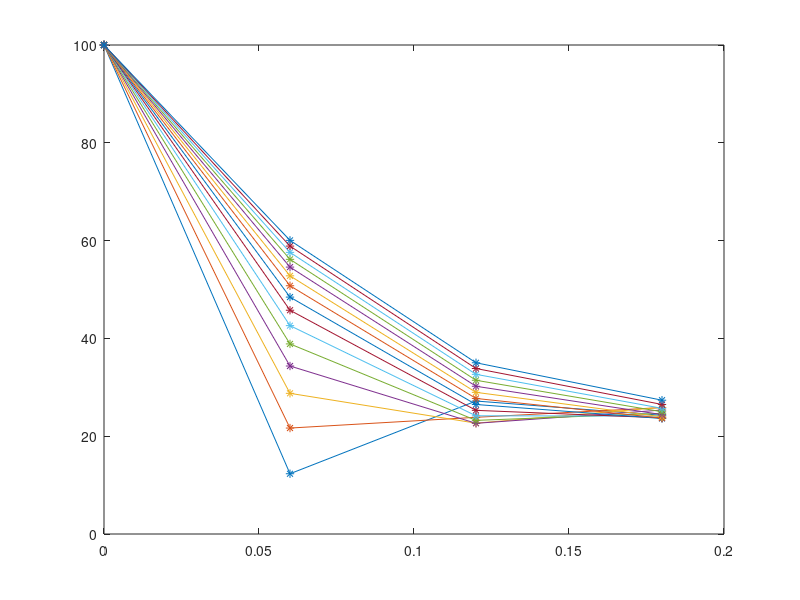
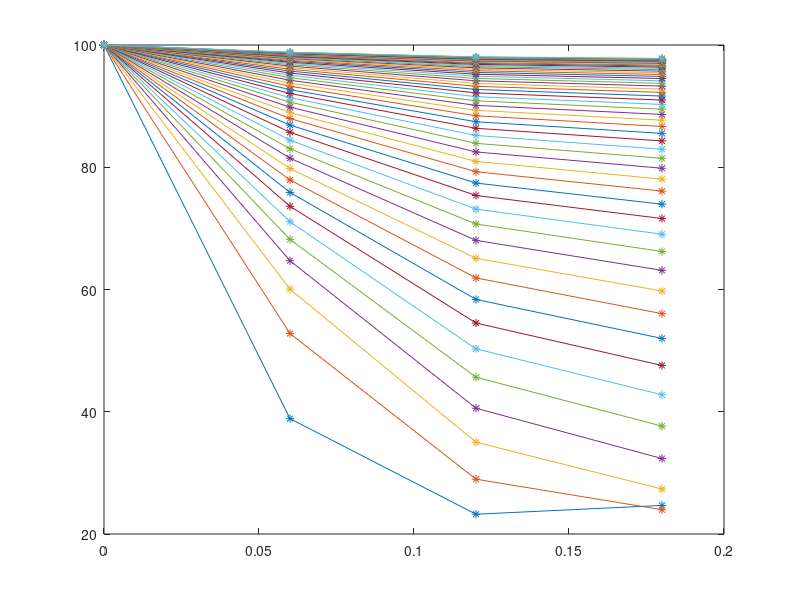
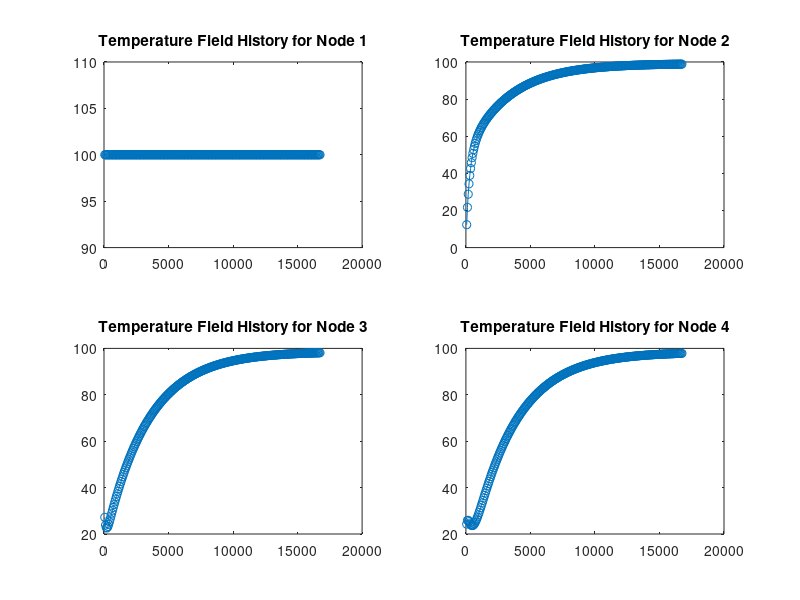

Write the MATLAB code that produced these figures, in order. (Note: this script raises an error after producing the figures.)
%% Problem 2 (transient)
clear
clc
format shortg
% Steady State Part
%constants
k = 15;                     %w/m*c_
t_water = 100;                %celcius

h = 17;                      %w/m^2*c 
t_air = 25;                  %celcius

l = 18/100;                   %18cm in meters
element_length = l/3;
w = 0.2/100; % 0.2 cm in meters
h = 1.25/100; %1.25 cm in meters
area = w*h;
perimeter = 2 *(w+h);

%fea setup
elements = 3;
nodes = elements + 1;
k_matrix = zeros(nodes,nodes);
heat_matrix = zeros(nodes,1);

%2d conduction convection
c1 = (k * area)/element_length; %1d conduction coefficient
c2 = (h*perimeter*element_length)/6; %element convenction coefficient
c3 = (h*t_air*perimeter*element_length)/2; %heat coefficient

cond_stiff = c1 *[1,-1; -1,1 ];
conv_stiff = c2 *[2,1; 1,2];
element_heat_matrix = c3 *[1;1];

%create element relations
for n = 1:elements
        elations (n, 1) = n;
        elations (n, 2) = n+1;
end

%global matrix creation
for element_counter = 1:elements
    n1 = elations(element_counter,1);
    n2 = elations(element_counter,2);
    k_local = cond_stiff + conv_stiff;
    
    k_matrix(n1,n1) = k_matrix(n1,n1) + k_local(1,1);
    k_matrix(n1,n2) = k_matrix(n1,n2) + k_local(1,2);
    k_matrix(n2,n1) = k_matrix(n2,n1) + k_local(2,1);
    k_matrix(n2,n2) = k_matrix(n2,n2) + k_local(2,2);
    
    heat_matrix (n1,1) = heat_matrix(n1,1) + element_heat_matrix(1,1);
    heat_matrix (n2,1) = heat_matrix(n2,1) + element_heat_matrix(2,1);
end

%apply bc's and solve for remaining temps
k_mod = k_matrix;

%constant temp boundary condition at node 1
k_mod(1,:)=0;
k_mod(1,1)= 1;
heat_matrix(1,1) = t_water;

%end open to convection boundary condition
free_end = nodes; %free end is last node hence this variable
k_mod(free_end,free_end) = k_mod(free_end,free_end) + h*area;
heat_matrix(free_end,1) = heat_matrix(free_end,1) + (h*area*t_air);

%find steady state nodal temps
nodal_temp = k_mod\heat_matrix;

%plot temp along the fin
disp(nodal_temp)
x = linspace(0,l,nodes);
plot(x,nodal_temp)

% Transient Part
t1 = 25 * ones(nodes,1); %t1 = t_i , t2 = t_i+1
t2 = t1 * 0;
density = 8055;
specific_heat = 480;
b = 2/3; %beta
delta_t = 60; %seconds
t_max = 15 * 60 ; %15 minutes in seconds
rho_cp = density * specific_heat;

t = 0;
counter = 1;
while t<t_max
    t = t + delta_t;
    k_matrix = zeros(nodes,nodes);
    heat_matrix_RHS = zeros(nodes,1);
    
    for element_counter = 1:elements
        n1 = elations(element_counter,1);
        n2 = elations(element_counter,2);
        cond_stiff = ((k * area)/element_length) *[1,-1; -1,1 ]; 
        conv_stiff = ((h*perimeter*element_length)/6) *[2,1; 1,2];
        
        m = (rho_cp * area * element_length)/6 * [2 1; 1 2]; 
        k_local = (1/delta_t) * m + (b * (cond_stiff+conv_stiff));
        
        q_conv = (h*t_air*perimeter*element_length)/2 * [1;1];
        T_i_local = [t1(n1,1);t1(n2,1)];
        QQ = ((m* 1/delta_t) - ((1-b)*(cond_stiff+conv_stiff)))* T_i_local;
        
        k_matrix(n1,n1) = k_matrix(n1,n1) + k_local(1,1);
        k_matrix(n1,n2) = k_matrix(n1,n2) + k_local(1,2);
        k_matrix(n2,n1) = k_matrix(n2,n1) + k_local(2,1);
        k_matrix(n2,n2) = k_matrix(n2,n2) + k_local(2,2);
        
        heat_matrix_RHS(n1,1) = heat_matrix_RHS(n1,1) + QQ(1,1);
        heat_matrix_RHS(n2,1) = heat_matrix_RHS(n2,1) + QQ(2,1);
    end
    
    %apply boundary conditions
	k_mod = k_matrix;
    heat_mod = heat_matrix_RHS;
    
    %constant temp boundary condition at node 1
    bc = 1;
    k_mod(bc,:)= 0;
    k_mod(bc,bc)= 1;
    heat_mod(bc,1) = t_water; %fixed temp
      
    %convection boundary condition at node 4
    bc = 4;
    k_mod(bc,bc) = k_mod(bc,bc) + h*area;
    heat_mod(bc,1) = heat_mod(bc,1) + (h*area*t_air);
    t2 = k_mod\heat_mod;

    plot(x,t2,'*-');
    hold on
    t1 = t2;
    
    
    Time_plot(counter)=t;
    Tem_plot(counter) = t1(nodes-1);
    counter= counter+1;
end

disp(t1)

figure 
plot(Time_plot,Tem_plot,'o-')


%% Problem 2 (transient to steady state)
clear
clc
format shortg
% Steady State Part
%constants
k = 15;                     %w/m*c_
t_water = 100;                %celcius

h = 17;                      %w/m^2*c 
t_air = 25;                  %celcius

l = 18/100;                   %18cm in meters
element_length = l/3;
w = 0.2/100; % 0.2 cm in meters
h = 1.25/100; %1.25 cm in meters
area = w*h;
perimeter = 2 *(w+h);

%fea setup
elements = 3;
nodes = elements + 1;
k_matrix = zeros(nodes,nodes);
heat_matrix = zeros(nodes,1);

%2d conduction convection
c1 = (k * area)/element_length; %1d conduction coefficient
c2 = (h*perimeter*element_length)/6; %element convenction coefficient
c3 = (h*t_air*perimeter*element_length)/2; %heat coefficient

cond_stiff = c1 *[1,-1; -1,1 ];
conv_stiff = c2 *[2,1; 1,2];
element_heat_matrix = c3 *[1;1];

%create element relations
for n = 1:elements
        elations (n, 1) = n;
        elations (n, 2) = n+1;
end

%global matrix creation
for element_counter = 1:elements
    n1 = elations(element_counter,1);
    n2 = elations(element_counter,2);
    k_local = cond_stiff + conv_stiff;
    
    k_matrix(n1,n1) = k_matrix(n1,n1) + k_local(1,1);
    k_matrix(n1,n2) = k_matrix(n1,n2) + k_local(1,2);
    k_matrix(n2,n1) = k_matrix(n2,n1) + k_local(2,1);
    k_matrix(n2,n2) = k_matrix(n2,n2) + k_local(2,2);
    
    heat_matrix (n1,1) = heat_matrix(n1,1) + element_heat_matrix(1,1);
    heat_matrix (n2,1) = heat_matrix(n2,1) + element_heat_matrix(2,1);
end

%apply bc's and solve for remaining temps
k_mod = k_matrix;

%constant temp boundary condition at node 1
k_mod(1,:)=0;
k_mod(1,1)= 1;
heat_matrix(1,1) = t_water;

%end open to convection boundary condition
free_end = nodes; %free end is last node hence this variable
k_mod(free_end,free_end) = k_mod(free_end,free_end) + h*area;
heat_matrix(free_end,1) = heat_matrix(free_end,1) + (h*area*t_air);

%find steady state nodal temps
nodal_temp = k_mod\heat_matrix;

%plot temp along the fin
disp('steady state temps used for tolerance equation')
disp(nodal_temp)
x = linspace(0,l,nodes);
%plot(x,nodal_temp)

% Transient Part
t1 = 25 * ones(nodes,1); %t1 = t_i , t2 = t_i+1
t2 = t1 * 0;
density = 8055;
specific_heat = 480;
b = 2/3; %beta
delta_t = 60; %seconds
rho_cp = density * specific_heat;

error = [10;10;10;10];
tolerance = 1*10^-2;
t = 0;
counter = 1;
while any(error(:) >= tolerance) == 1 %things change here
    t = t + delta_t;
    k_matrix = zeros(nodes,nodes);
    heat_matrix_RHS = zeros(nodes,1);
    
    for element_counter = 1:elements
        n1 = elations(element_counter,1);
        n2 = elations(element_counter,2);
        cond_stiff = ((k * area)/element_length) *[1,-1; -1,1 ]; 
        conv_stiff = ((h*perimeter*element_length)/6) *[2,1; 1,2];
        
        m = (rho_cp * area * element_length)/6 * [2 1; 1 2]; 
        k_local = (1/delta_t) * m + (b * (cond_stiff+conv_stiff));
        
        q_conv = (h*t_air*perimeter*element_length)/2 * [1;1];
        T_i_local = [t1(n1,1);t1(n2,1)];
        QQ = ((m* 1/delta_t) - ((1-b)*(cond_stiff+conv_stiff)))* T_i_local;
        
        k_matrix(n1,n1) = k_matrix(n1,n1) + k_local(1,1);
        k_matrix(n1,n2) = k_matrix(n1,n2) + k_local(1,2);
        k_matrix(n2,n1) = k_matrix(n2,n1) + k_local(2,1);
        k_matrix(n2,n2) = k_matrix(n2,n2) + k_local(2,2);
        
        heat_matrix_RHS(n1,1) = heat_matrix_RHS(n1,1) + QQ(1,1);
        heat_matrix_RHS(n2,1) = heat_matrix_RHS(n2,1) + QQ(2,1);
    end
    
    %apply boundary conditions
	k_mod = k_matrix;
    heat_mod = heat_matrix_RHS;
    
    %constant temp boundary condition at node 1
    bc = 1;
    k_mod(bc,:)= 0;
    k_mod(bc,bc)= 1;
    heat_mod(bc,1) = t_water; %fixed temp
      
    %convection boundary condition at node 4
    bc = 4;
    k_mod(bc,bc) = k_mod(bc,bc) + h*area;
    heat_mod(bc,1) = heat_mod(bc,1) + (h*area*t_air);
    t2 = k_mod\heat_mod;
    error = abs((nodal_temp-t1)./nodal_temp);
    
    if rem(counter,5) == 0;
        plot(x,t2,'*-');
        hold on
    end
    
    %test = error > tolerance
    %test2 = any(error(:) > tolerance)
    
    t1 = t2;
    Time_plot(counter)=t;
    Tem_plot(1,counter) = t1(1);
    Tem_plot(2,counter) = t1(2);
    Tem_plot(3,counter) = t1(3);
    Tem_plot(4,counter) = t1(4);
    counter= counter+1;

end

disp('nodal temp distributions at earliest steady state temp')
disp(t1)
disp('Seconds taken to reach steady state within tolerance')
disp(t)
disp('Minutes taken to reach steady state within tolerance')
disp(t/60)

figure 
subplot(2,2,1)
plot(Time_plot,Tem_plot(1,:),'o-')
title('Temperature Field History for Node 1')
subplot(2,2,2)
plot(Time_plot,Tem_plot(2,:),'o-')
title('Temperature Field History for Node 2')
subplot(2,2,3)
plot(Time_plot,Tem_plot(3,:),'o-')
title('Temperature Field History for Node 3')
subplot(2,2,4)
plot(Time_plot,Tem_plot(4,:),'o-')
title('Temperature Field History for Node 4')



%% Problem 3-1 (need to transfer to PDF)
clear
clc
format shortg

syms f1(x,y,z)
f1(x,y,z) = x^3 - 10*x +3 + y -z
syms f2(x,y,z)
f2(x,y,z) = y^3 + 10*y - 2*x - 2*z - 5
syms f3(x,y,z)
f3(x,y,z) = x + y +5 - 10*z + 2*sin(z)

J = [diff(f1(x,y,z),x), diff(f1(x,y,z),y),diff(f1(x,y,z),z);
     diff(f2(x,y,z),x), diff(f2(x,y,z),y),diff(f2(x,y,z),z);
     diff(f3(x,y,z),x), diff(f3(x,y,z),y),diff(f3(x,y,z),z)];
F = [f1(x,y,z);f2(x,y,z);f3(x,y,z)];

syms r(x,y,z)
r(x,y,z) = J;

syms q(x,y)
q(x,y,z) = F;

x1 = [1;1;1]; %x1 = i, x2 = i+1
%j = r(x1(1),x1(2))
%s = q(x1(1),x1(2))

tolerance = 1*10^-4;
error = [10;10;10];

while any(error(:) >= tolerance) == 1
   j = double(r(x1(1),x1(2),x1(3)));
   s = double(q(x1(1),x1(2),x1(3)));
   x2 = x1 - (inv(j)*s);
   error = abs((x2-x1)./x2);
   disp('initial values')
   disp(x1)
   disp('function values using initial values')
   disp(s)
   disp('Jacobian Matrix')
   disp(j)
   x1 = x2;
   disp('new initial values')
   disp(x1)
   disp(' ')
   disp('below is the next iteration')
   disp(' ')
end

%% Problem 3-2 (done)

clear
clc
format shortg

syms f(x)
f(x) = exp(-x) * sin(x)^2
a = 0;
b = pi/4;

%evaluating directly
direct = int(f(x),a,b);
disp('evaluating directly:')
disp(double(direct))


%Newton-Cotes (NC) - Simpson's 1/3 rule
h = (b-a)/2;
f0 = double(f(a + 0*h)) ;
f1 = double(f(a + 1*h)) ;
f2 = double(f(a + 2*h)) ;
NC = (b-a) *(f0 + (4*f1) + f2)/6;
disp('evaluating using 3 point Newton-Cotes')
disp(NC)

%Gausian Quadrature (GQ) - 2 point (REFER TO TABLE FOR E and W)
syms r(g)
h = (b-a)/2 ;
r(g) = vpa(h * g + (b+a)/2);
dx = diff(r(g),g);
gp = 1/sqrt(3); %gauss point refer to table and reference to number of points needed
gp2 = - gp;
w = 1; %weights refer to table and refernece to number of points requested

e1 = r(gp);
e2 = r(gp2);
NC = vpa(h * ((w*f(e1)) + (w*f(e2))));

disp('evaluating using 2 point Gaussian Quadrature')
disp(double(NC))

